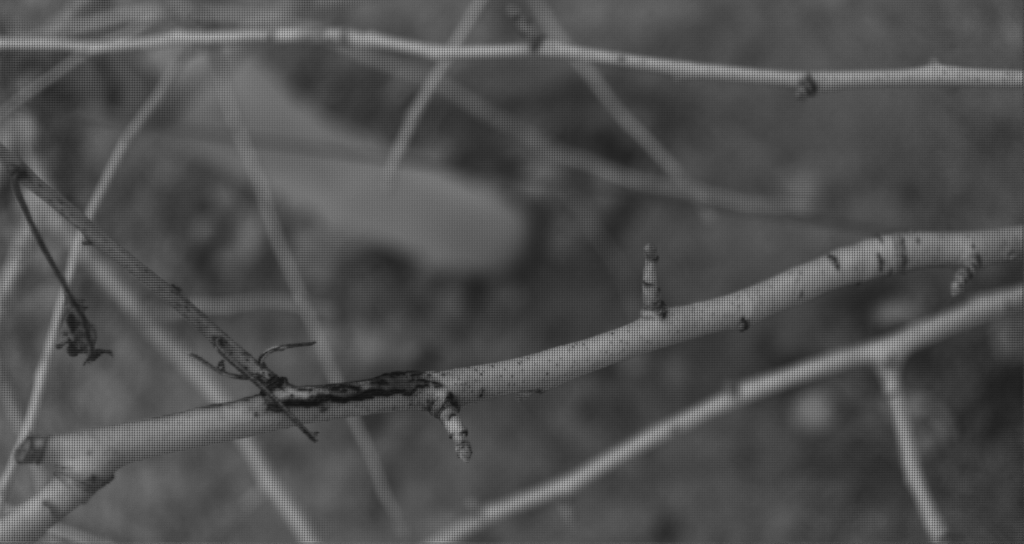
#> input picture fb_images/1739373955_338318667_ximea.tif, 2048 x 1088 px, found by its file name (shown at 1/2 size); its folder holds 4 pictures in this run
$ python pos_and_neg.py
#> lines starting #> are read from the running program, lines starting #| are printed output that depends on the picture
### scripts/bbox_image_analysis.py
# Hayden Feddock
# 1/29/2025

import os
import numpy as np
import cv2
import matplotlib.pyplot as plt
from matplotlib.widgets import RectangleSelector
from scipy.interpolate import make_interp_spline

from utils import demosaic_ximea_5x5, hypercube_dict_to_array

class ImageBoxSelector:
    def __init__(self, image_path):
#> called with image_path = 'fb_images/1739373955_338318667_ximea.tif'
        self.image = cv2.imread(image_path)
#> self.image is the input picture: shape (1088, 2048, 3); min 13, max 182, mean 79.1
        self.image = cv2.cvtColor(self.image, cv2.COLOR_BGR2RGB)
        self.fig, self.ax = plt.subplots()
        self.rect_selector = None
        self.box_coords = None

    # [10 lines left out: function on_select, not called in this run]

    def display_image(self):
        """
        Display the image and allow the user to select a bounding box.
        """
        self.ax.imshow(self.image)
        self.ax.set_title("Draw a box and close the window when done")

        # Create RectangleSelector widget
        self.rect_selector = RectangleSelector(
            self.ax,
            onselect=self.on_select,
            useblit=True,
            props=dict(facecolor='red', edgecolor='black', alpha=0.3, fill=True),
            interactive=True
        )

        plt.show()
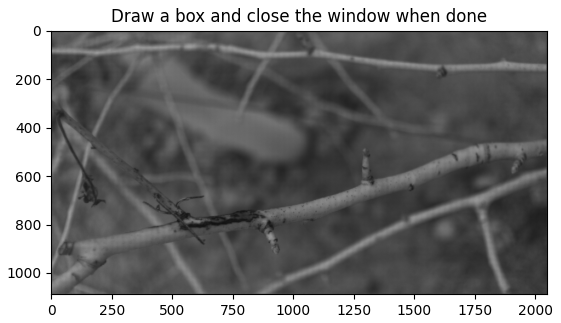
#> figure drawn by matplotlib, 1 panel

    def get_box(self):
        """
        Return the selected box coordinates (x1, y1, x2, y2) after the image window is closed.
        """
        return self.box_coords

# [35 lines left out: function plot_spectral_intensities, not called in this run]

# [44 lines that do not run on import are left out]

### scripts/pos_and_neg.py
import os
import numpy as np
import matplotlib.pyplot as plt
from scipy.interpolate import make_interp_spline
from utils import demosaic_ximea_5x5, hypercube_dict_to_array
from bbox_image_analysis import ImageBoxSelector


def collect_boxes(label):
    all_band_intensities = []
    print(f"\n🟩 Starting {label.upper()} box selection...\n")
    for i, image_name in enumerate(image_names):
        print(f"[{i+1}/{len(image_names)}] Processing image: {image_name}")
        image_path = os.path.join(folder, image_name)

        selector = ImageBoxSelector(image_path)
        selector.display_image()
        box = selector.get_box()

        if not box or box[0] == box[2] or box[1] == box[3]:
            print("⚠️ No box selected. Skipping.\n")
            continue

        print(f"✅ {label.capitalize()} box selected: {box}\n")

        hypercube_dict = demosaic_ximea_5x5(image_path)
        hypercube = hypercube_dict_to_array(hypercube_dict)

        x1, y1, x2, y2 = box
        x1, y1, x2, y2 = x1 // pattern_size, y1 // pattern_size, x2 // pattern_size, y2 // pattern_size
        selected_box = hypercube[:, y1:y2, x1:x2]

        band_avg = np.mean(selected_box, axis=(1, 2))
        all_band_intensities.append(band_avg)
#> pass 2 of the loop in collect_boxes, `for i, image_name in enumerate(image_names):`:
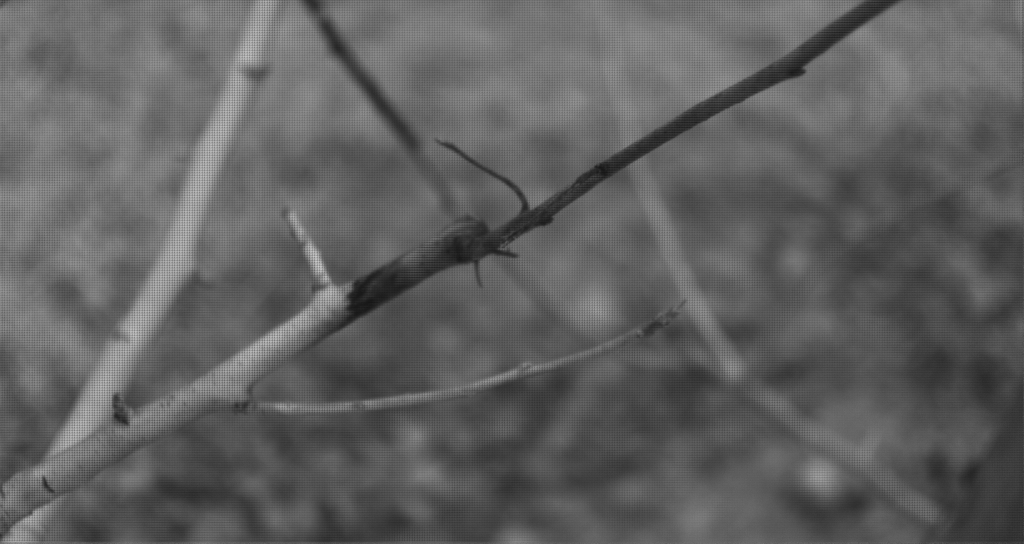
#> input picture fb_images/1739373970_338126991_ximea.tif, 2048 x 1088 px, found by its file name (shown at 1/2 size)
#> in __init__, self.image is the input picture: shape (1088, 2048, 3); min 19, max 209, mean 96.3
#> in display_image (call 2), `plt.show()`:
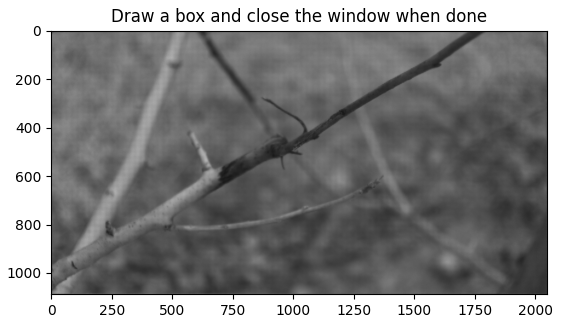
#> figure drawn by matplotlib, 1 panel
#> pass 3 of the loop in collect_boxes, `for i, image_name in enumerate(image_names):`:
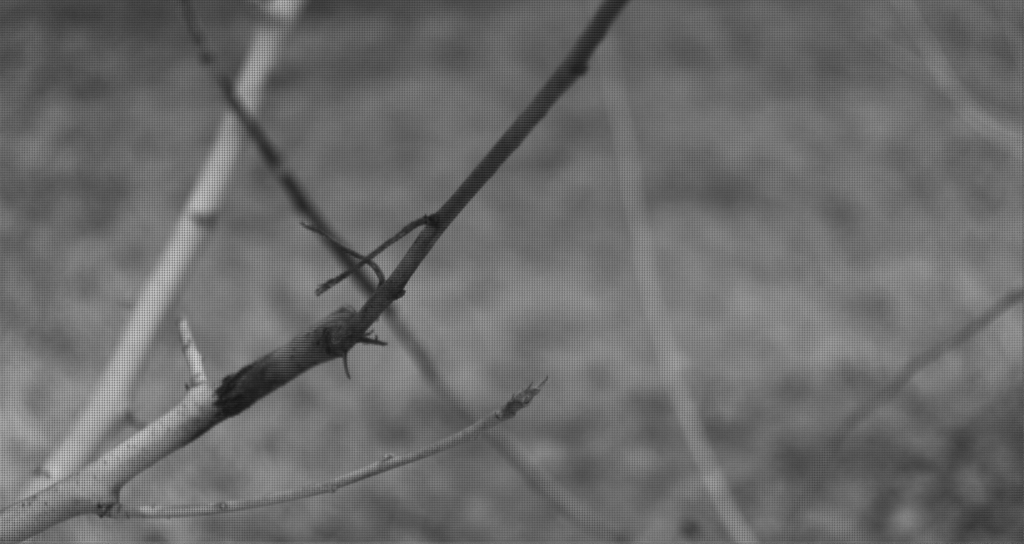
#> input picture fb_images/1739373979_338047329_ximea.tif, 2048 x 1088 px, found by its file name (shown at 1/2 size)
#> in __init__, self.image is the input picture: shape (1088, 2048, 3); min 19, max 216, mean 107.2
#> in display_image (call 3), `plt.show()`:
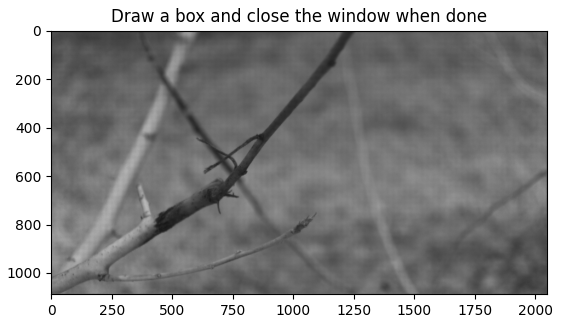
#> figure drawn by matplotlib, 1 panel
#> the loop made 4 passes; the first 3 are shown
#> pass 2 of the loop in collect_boxes, `for i, image_name in enumerate(image_names):`:
#> pass 3 of the loop in collect_boxes, `for i, image_name in enumerate(image_names):`:
#> the loop made 4 passes; the first 3 are shown

    return np.array(all_band_intensities)


if __name__ == "__main__":

    pattern_size = 5
    spectral_bands = 25
    spectral_range = np.linspace(665, 960, spectral_bands)

    folder = "fb_images"
    image_names = os.listdir(folder)

    positives = []
    negatives = []

    # Step 1: collect positives
    positives = collect_boxes("positive")

    # Step 2: collect negatives
    negatives = collect_boxes("negative")

    # Save results for future plotting
    np.savez("spectral_profiles.npz",
            positives=positives,
            negatives=negatives,
            spectral_range=spectral_range)
    print("✅ Saved spectral data to 'spectral_profiles.npz'")

    # Step 3: plot both
    x = np.arange(spectral_bands)
    x_smooth = np.linspace(x.min(), x.max(), 300)

    pos_avg = np.mean(positives, axis=0)
    neg_avg = np.mean(negatives, axis=0)

#> (the run stopped early here; a loop or call above may not have finished)
